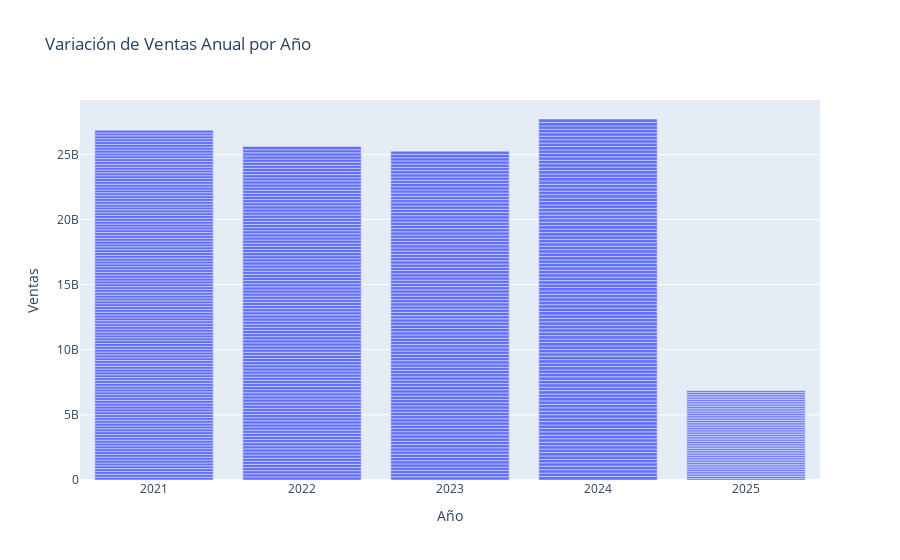

The code cell stored with this chart in its notebook:
### Code cell
df_final_fig2=px.bar(df_final, x='Año', y='Importe IVA Inc. (UYU) Anual Total',hover_data={'var_anual_total':':.2%'},title='Variación de Ventas Anual por Año',labels={'Importe IVA Inc. (UYU) Anual Total':'Ventas'})
df_final_fig2

### Figure 1 — Plotly figure (JSON) as saved in the notebook; plotly's stock layout.template omitted (floating-point values rounded to 4 significant figures; data arrays with more than 128 entries replaced by an {"elided": "..."} marker saying what was removed)
{"data": [{"alignmentgroup": "True", "customdata": {"elided": "488x1 float values"}, "hovertemplate": "Año=%{x}<br>Ventas=%{y}<br>var_anual_total=%{customdata[0]:.2%}<extra></extra>", "legendgroup": "", "marker": {"color": "#636efa", "pattern": {"shape": ""}}, "name": "", "offsetgroup": "", "orientation": "v", "showlegend": false, "textposition": "auto", "type": "bar", "x": {"elided": "488 int values"}, "xaxis": "x", "y": {"elided": "488 float values"}, "yaxis": "y"}], "layout": {"barmode": "relative", "legend": {"tracegroupgap": 0}, "title": {"text": "Variación de Ventas Anual por Año"}, "xaxis": {"anchor": "y", "domain": [0, 1], "title": {"text": "Año"}}, "yaxis": {"anchor": "x", "domain": [0, 1], "title": {"text": "Ventas"}}}}
